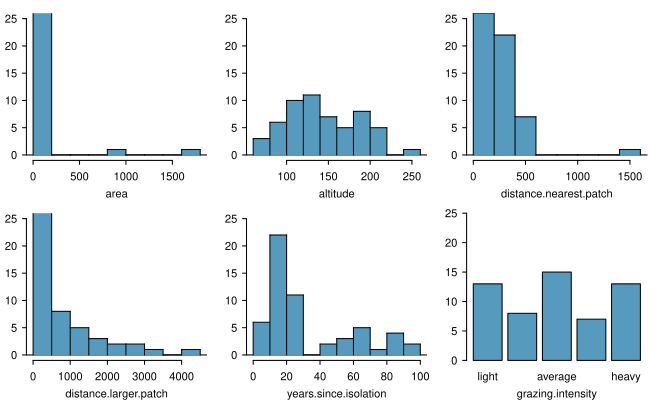

Source code (R):
library(openintro)
library(oibiostat)
data(forest.birds)
data(COL)

myPDF("forestbirdsPredictorDist.pdf", 6.6, 4,
      mfrow = c(2,3),
      mgp = c(2, 0.7, 0),
      mar = c(3, 2, 1, 1))
      #mar = c(3, 0, 1, 1))
histPlot(forest.birds$patch.area,
         breaks = 10,
         xlab = 'area',
         ylab = "Frequency",
         ylim = c(0, 25),
         col = COL[1],
         border = COL[5])
histPlot(forest.birds$altitude,
         breaks = 10,
         xlab = 'altitude',
         ylab = "Frequency",
         ylim = c(0, 25),
         col = COL[1],
         border = COL[5])
histPlot(forest.birds$distance.nearest.patch,
         breaks = 10,
         xlab = 'distance.nearest.patch',
         ylab = "Frequency",
         ylim = c(0, 25),
         col = COL[1],
         border = COL[5])
histPlot(forest.birds$distance.larger.patch,
         breaks = 10,
         xlab = 'distance.larger.patch',
         ylab = "Frequency",
         ylim = c(0, 25),
         col = COL[1],
         border = COL[5])
histPlot(forest.birds$years.since.isolation,
         breaks = 10,
         xlab = 'years.since.isolation',
         ylab = "Frequency",
         ylim = c(0, 25),
         col = COL[1],
         border = COL[5])
barplot(table(forest.birds$grazing.intensity),
        axes = TRUE,
        xlab="grazing.intensity",
        ylim= c(0,25),
        col = COL[1])
dev.off()
